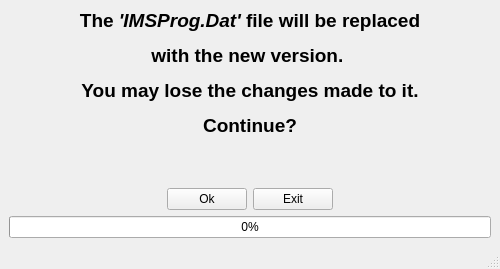
<?xml version="1.0" encoding="UTF-8"?>
<ui version="4.0">
 <class>MainWindow</class>
 <widget class="QMainWindow" name="MainWindow">
  <property name="geometry">
   <rect>
    <x>0</x>
    <y>0</y>
    <width>500</width>
    <height>269</height>
   </rect>
  </property>
  <property name="windowTitle">
   <string>IMSProg database updater</string>
  </property>
  <property name="windowIcon">
   <iconset resource="resource.qrc">
    <normaloff>:/res/img/IMSProg_database_update.png</normaloff>:/res/img/IMSProg_database_update.png</iconset>
  </property>
  <widget class="QWidget" name="centralwidget">
   <layout class="QVBoxLayout" name="verticalLayout">
    <item>
     <widget class="QLabel" name="titleLabel">
      <property name="font">
       <font>
        <pointsize>14</pointsize>
        <weight>75</weight>
        <bold>true</bold>
       </font>
      </property>
      <property name="text">
       <string>&lt;html&gt;&lt;head/&gt;&lt;body&gt;&lt;p&gt;The &lt;span style=&quot; font-style:italic;&quot;&gt;'IMSProg.Dat'&lt;/span&gt; file will be replaced&lt;/p&gt;&lt;p&gt;with the new version. &lt;/p&gt;&lt;p&gt;You may lose the changes made to it.&lt;/p&gt;&lt;p&gt; Continue?&lt;/p&gt;&lt;/body&gt;&lt;/html&gt;</string>
      </property>
      <property name="alignment">
       <set>Qt::AlignCenter</set>
      </property>
     </widget>
    </item>
    <item>
     <spacer name="verticalSpacer">
      <property name="orientation">
       <enum>Qt::Vertical</enum>
      </property>
      <property name="sizeHint" stdset="0">
       <size>
        <width>20</width>
        <height>40</height>
       </size>
      </property>
     </spacer>
    </item>
    <item>
     <layout class="QHBoxLayout" name="horizontalLayout">
      <item>
       <spacer name="horizontalSpacer">
        <property name="orientation">
         <enum>Qt::Horizontal</enum>
        </property>
        <property name="sizeHint" stdset="0">
         <size>
          <width>40</width>
          <height>20</height>
         </size>
        </property>
       </spacer>
      </item>
      <item>
       <widget class="QPushButton" name="startButton">
        <property name="text">
         <string>Ok</string>
        </property>
       </widget>
      </item>
      <item>
       <widget class="QPushButton" name="exitButton">
        <property name="text">
         <string>Exit</string>
        </property>
       </widget>
      </item>
      <item>
       <spacer name="horizontalSpacer_2">
        <property name="orientation">
         <enum>Qt::Horizontal</enum>
        </property>
        <property name="sizeHint" stdset="0">
         <size>
          <width>40</width>
          <height>20</height>
         </size>
        </property>
       </spacer>
      </item>
     </layout>
    </item>
    <item>
     <widget class="QProgressBar" name="progressBar">
      <property name="value">
       <number>0</number>
      </property>
     </widget>
    </item>
   </layout>
  </widget>
  <widget class="QMenuBar" name="menubar">
   <property name="geometry">
    <rect>
     <x>0</x>
     <y>0</y>
     <width>500</width>
     <height>21</height>
    </rect>
   </property>
  </widget>
  <widget class="QStatusBar" name="statusbar"/>
 </widget>
 <resources>
  <include location="resource.qrc"/>
 </resources>
 <connections/>
</ui>
